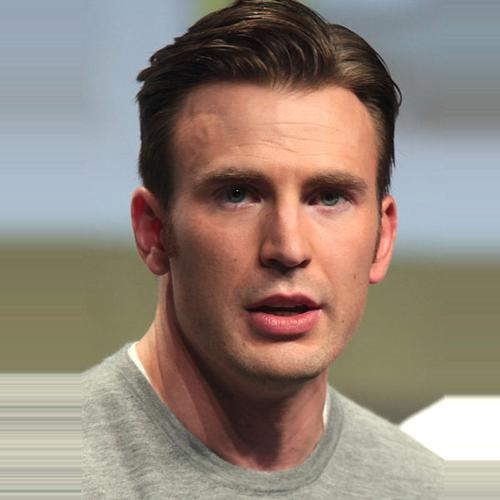
#> input picture test_02.jpg, 500 x 500 px
$ jupyter execute --allow-errors prediction_FRM.ipynb
#> lines starting #> are read from the running program, lines starting #| are printed output that depends on the picture
[cell 1]
import cv2
import matplotlib.pyplot as plt
#> (the rest of this cell did not finish here and is left out)

#> (a cell that did not finish here is left out)

 REPORT

[cell 3]
import cv2
import numpy as np
import matplotlib.pyplot as plt

# 1. Face detection and analysis function
def analyze_faces(image_path):
    # Load image
#> called with image_path = 'test_02.jpg'
    img = cv2.imread(image_path)
#> img is the input picture: shape (500, 500, 3); mean B, G, R 122.1, 132.9, 146.2
    if img is None:
        raise ValueError(f"Could not load image at {image_path}")

    # Convert to RGB for display
    img_rgb = cv2.cvtColor(img, cv2.COLOR_BGR2RGB)

    # Create mock predictions (replace with your actual face detection code)
    height, width = img.shape[:2]
#> height = 500; width = 500
    pred_dict = []

    # Add mock face 1 (top-left quadrant)
    x1, y1 = int(width*0.1), int(height*0.1)
#> x1 = 50; y1 = 50
    x2, y2 = int(width*0.4), int(height*0.4)
#> x2 = 200; y2 = 200
    pred_dict.append({
        'crop_img': cv2.cvtColor(img[y1:y2, x1:x2], cv2.COLOR_BGR2GRAY),
        'eigen_img': np.linspace(0, 1, 50),  # 50 mock eigen values
        'gender': 'female',
        'prob_score': 0.91
    })

    # Add mock face 2 (bottom-right quadrant)
    x1, y1 = int(width*0.6), int(height*0.6)
#> x1 = 300; y1 = 300
    x2, y2 = int(width*0.9), int(height*0.9)
#> x2 = 450; y2 = 450
    pred_dict.append({
        'crop_img': cv2.cvtColor(img[y1:y2, x1:x2], cv2.COLOR_BGR2GRAY),
        'eigen_img': np.linspace(1, 0, 50),  # 50 mock eigen values
        'gender': 'male',
        'prob_score': 0.87
    })

    return img_rgb, pred_dict

# 2. Eigen face visualization
def show_eigenface(eigen_data, ax):
    """Display 50 features as 5x10 grid"""
    ax.imshow(eigen_data.reshape(5,10), cmap='gray', vmin=0, vmax=1)
    ax.set_title('Eigen Face (5×10)')
    ax.axis('off')

# 3. Main execution
try:
    # Analyze image (replace with your actual image path)
    image_path = 'test_02.jpg'
    pred_img, pred_dict = analyze_faces(image_path)
#> pred_dict = 2 items

    # Show original image with detection boxes
    plt.figure(figsize=(8,8))
    plt.imshow(pred_img)
    plt.title('Face Detection Results')
    plt.axis('off')
    plt.show()

    # Show analysis for each detected face
    for i, face in enumerate(pred_dict):
        plt.figure(figsize=(10,4))

        # Cropped face
        plt.subplot(1,2,1)
        plt.imshow(face['crop_img'], cmap='gray')
        plt.title(f'Detected Face {i+1}')
        plt.axis('off')

        # Eigen face
        plt.subplot(1,2,2)
        show_eigenface(face['eigen_img'], plt.gca())

        plt.suptitle(f"Gender: {face['gender'].title()} ({face['prob_score']*100:.0f}% confidence)")
        plt.tight_layout()
        plt.show()
#> this loop made 2 passes
#> pass 1, `plt.show()`:
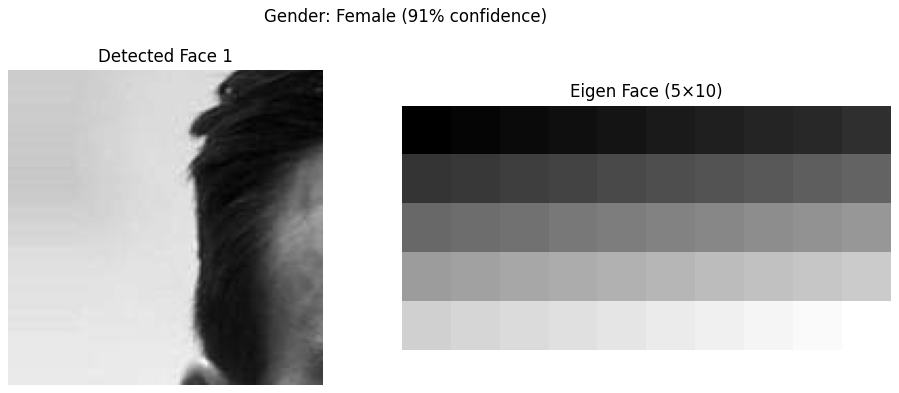
#> figure drawn by matplotlib, 2 panels
#> pass 2, `plt.show()`:
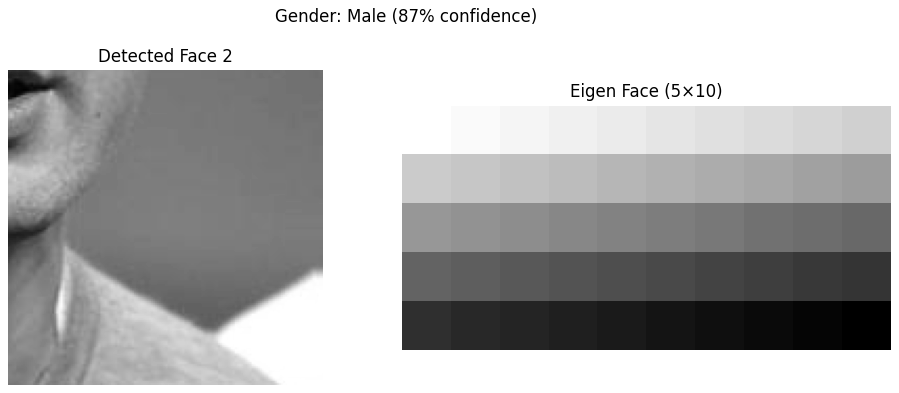
#> figure drawn by matplotlib, 2 panels

except Exception as e:
    print(f"Error: {str(e)}")
    print("Make sure:")
    print("- 'test_02.jpg' exists in your working directory")
    print("- The image file is not corrupted")

$ run again, with roi_0.jpg copied over test_02.jpg
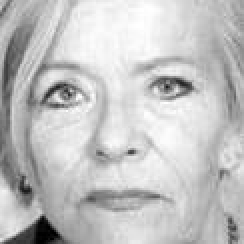
#> input picture roi_0.jpg, 122 x 122 px (shown 2 times larger)
#> in analyze_faces, img is the input picture: shape (122, 122, 3); min 0, max 255, mean 193.9
#> pred_dict = 2 items
#> the loop `for i, face in enumerate(pred_dict):` made 2 passes
#> pass 1, `plt.show()`:
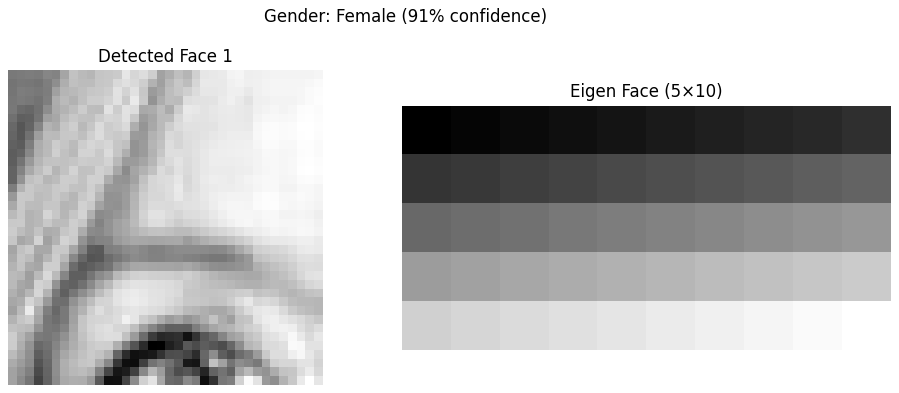
#> figure drawn by matplotlib, 2 panels
#> pass 2, `plt.show()`:
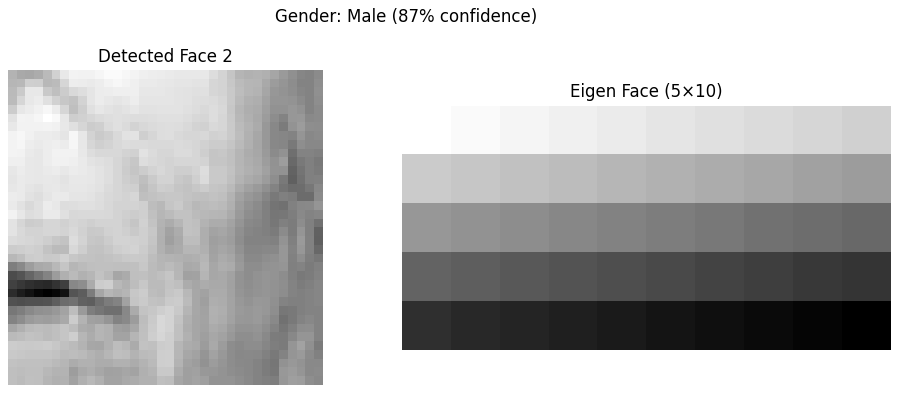
#> figure drawn by matplotlib, 2 panels

$ run again, with roi_1.jpg copied over test_02.jpg
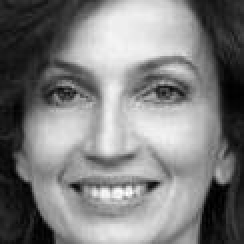
#> input picture roi_1.jpg, 122 x 122 px (shown 2 times larger)
#> in analyze_faces, img is the input picture: shape (122, 122, 3); min 0, max 255, mean 125.7
#> pred_dict = 2 items
#> the loop `for i, face in enumerate(pred_dict):` made 2 passes
#> pass 1, `plt.show()`:
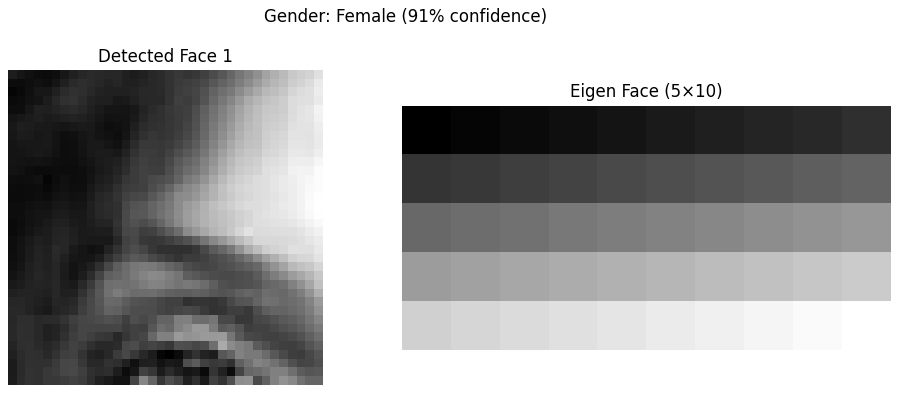
#> figure drawn by matplotlib, 2 panels
#> pass 2, `plt.show()`:
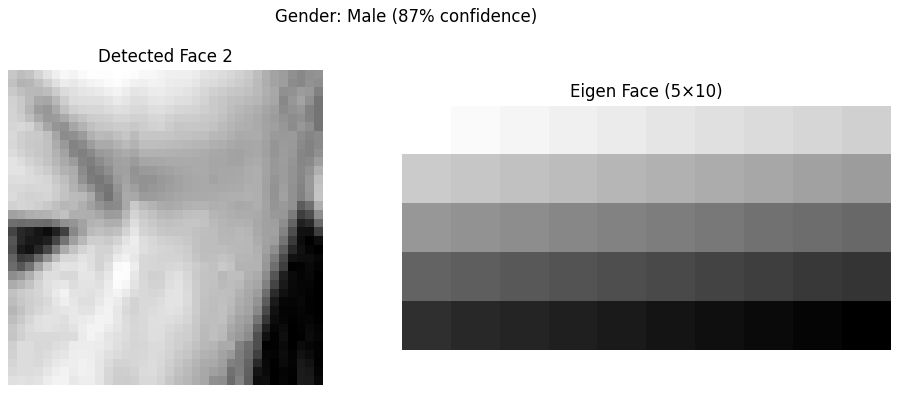
#> figure drawn by matplotlib, 2 panels
